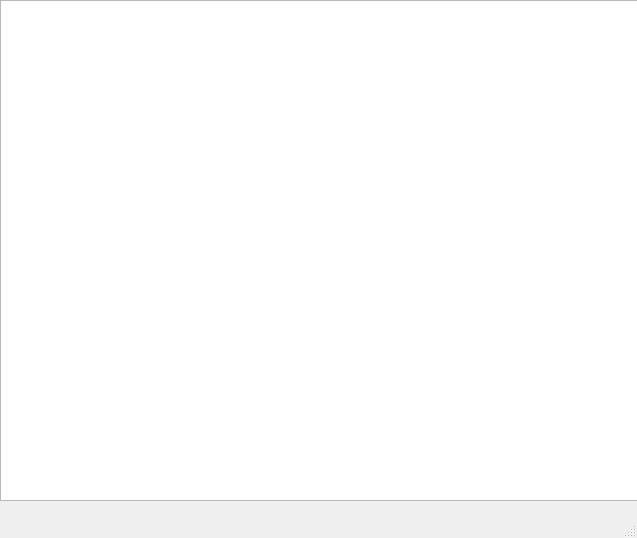
<?xml version="1.0" encoding="UTF-8"?>
<ui version="4.0">
 <class>MainWindow</class>
 <widget class="QMainWindow" name="MainWindow">
  <property name="geometry">
   <rect>
    <x>0</x>
    <y>0</y>
    <width>637</width>
    <height>538</height>
   </rect>
  </property>
  <property name="windowTitle">
   <string>MainWindow</string>
  </property>
  <widget class="QWidget" name="centralWidget">
   <widget class="QGraphicsView" name="graphicsView">
    <property name="geometry">
     <rect>
      <x>0</x>
      <y>0</y>
      <width>641</width>
      <height>501</height>
     </rect>
    </property>
   </widget>
  </widget>
  <widget class="QMenuBar" name="menuBar">
   <property name="geometry">
    <rect>
     <x>0</x>
     <y>0</y>
     <width>637</width>
     <height>21</height>
    </rect>
   </property>
  </widget>
  <widget class="QStatusBar" name="statusBar"/>
 </widget>
 <layoutdefault spacing="6" margin="11"/>
 <resources/>
 <connections/>
</ui>
